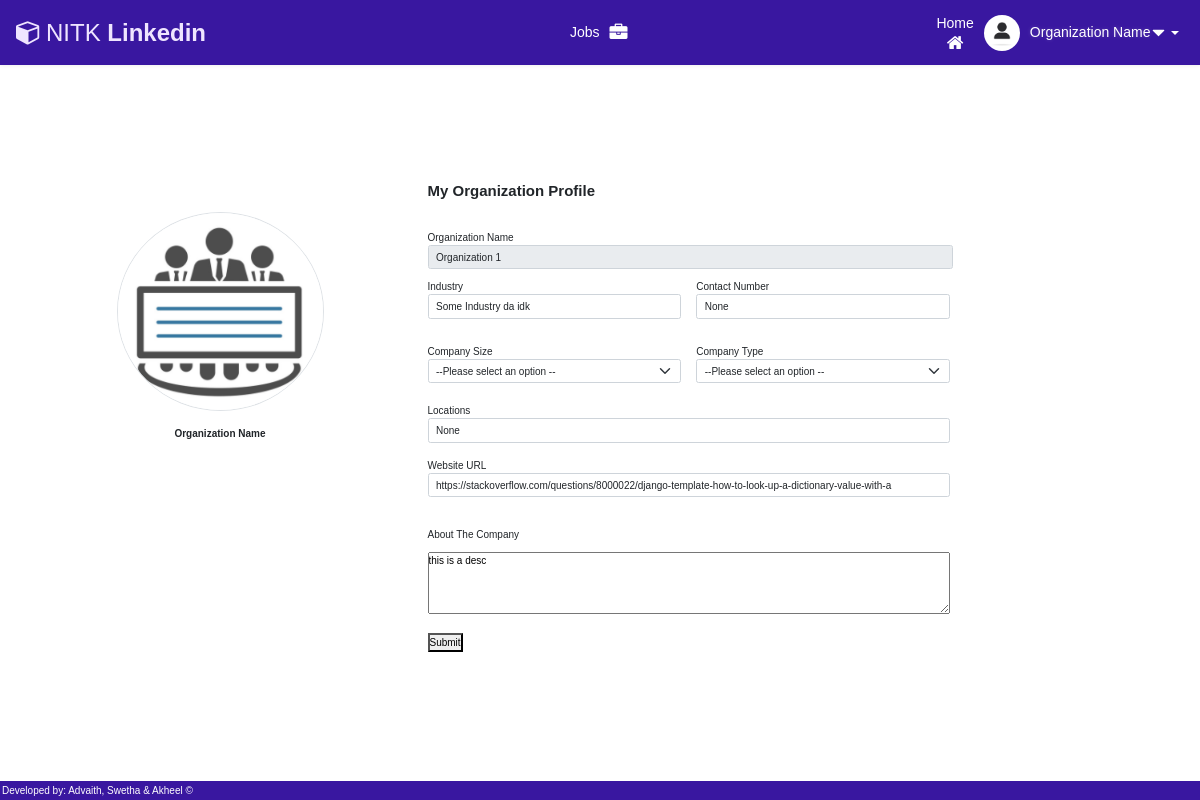
/organization/editOrgProfile/ (signed in), run on the app's committed database.
### organization/models.py (models this page shows, shortened)
class Organization(models.Model):
  user = models.OneToOneField(User, on_delete=models.CASCADE, primary_key=True)
  org_name = models.CharField(max_length=100, blank=False)
  industry = models.CharField(max_length=50, null=True)
  company_size = models.CharField(max_length=50, null=True)
  company_type = models.CharField(max_length=50, null=True)
  locations = models.CharField(max_length= 200, blank=False, null=True)
  website_url = models.CharField(max_length= 100, null=True)
  contact_no = models.CharField(max_length= 20, blank=False, null=True)
  company_desc = models.CharField(max_length= 200, null=True)
  profile_pic = models.ImageField(upload_to='org_profile_uploads/', blank=True, default="default_org_profile.jpeg")

### organization/views.py (the view)
# urls.py: path('editOrgProfile/', views.organizationEditProfile, name="organizationEditProfile")
def organizationEditProfile(request):
  if request.method == 'POST':
    industry = request.POST["industry"]
    company_size = request.POST["company_size"]
    company_type = request.POST["company_type"]
    locations = request.POST["location"]
    website_url = request.POST["web_url"]
    contact_no = request.POST["contact"]
    desc = request.POST["aboutme"]
    Organization.objects.filter(user=request.user).update(industry=industry, company_size=company_size, company_type=company_type, locations=locations, website_url=website_url, contact_no=contact_no, company_desc=desc)
    return redirect('organizationProfile')
  elif request.method == 'GET':
    org=Organization.objects.get(user=request.user)
    company_size_list=["0-1 employees","2-10 employees","11-50 employees","51-200 employees","201-500 employees","501-1000 employees","1001-5000 employees","5001-10000 employees","10001+ employees"]
    if org.company_size==None:
      company_size_selected = " --Please select an option --"
      company_size_list.insert(0,company_size_selected)
    else:
      company_size_selected = org.company_size
      ind = company_size_list.index(company_size_selected)
      company_size_list.insert(0,company_size_selected)
      company_size_list.pop(ind+1)
    company_type_list=["Educational","Government Agency","Non profit","Partnership","Privately held","Public Company","Self Employeed","Self Owned"]
    if org.company_type==None:
      company_type_selected = " --Please select an option --"
      company_type_list.insert(0,company_type_selected)
    else:
      company_type_selected = org.company_type
      ind = company_type_list.index(company_type_selected)
      company_type_list.insert(0,company_type_selected)
      company_type_list.pop(ind+1)
    return render(request, 'edit_myorg_profile.html', {
      'orgName':org.org_name,
      'industry':org.industry,
      'company_size':org.company_size,
      'company_type': org.company_type,
      'locations':org.locations,
      'web_url': org.website_url,
      'contact_no': org.contact_no,
      'desc':org.company_desc,
      'size_list':company_size_list,
      'type_list':company_type_list
    })

### templates/edit_myorg_profile.html (shortened to what this page needs)
{% load static %}
<!DOCTYPE html>
<html lang="en">
  <head>
    <link rel="stylesheet" href="{% static 'css/navbar.css' %}" />
    <link
      href="https://cdn.jsdelivr.net/npm/bootstrap@5.1.3/dist/css/bootstrap.min.css"
      rel="stylesheet"
    />
    <link
      href="https://maxcdn.bootstrapcdn.com/font-awesome/4.7.0/css/font-awesome.min.css"
      rel="stylesheet"
    />
    <link
      rel="stylesheet"
      href="{% static 'css/organization_homepage.css' %}"
    />
  </head>
  <body>
    <header>
      <nav class="navbar navbar-inverse navbar-expand-xl navbar-dark">
        <div class="navbar-header">
          <a class="navbar-brand" href="#"
            ><i class="fa fa-cube"></i>NITK<b> Linkedin</b></a
          >
        </div>
        <div
          id="navbarCollapse"
          class="collapse navbar-collapse justify-content-end"
        >
          <ul class="nav navbar-nav">
            <li class="main-buttons">
              <a class="active nav-link" href="{% url 'organizationJob' %}"
                ><span>Jobs</span><i class="fa fa-briefcase"></i
              ></a>
            </li>
          </ul>
        </div>
        <div
          id="navbarCollapse"
          class="collapse navbar-collapse justify-content-end"
        >
          <ul class="nav navbar-nav">
            <li>
              <a class="active nav-link" href="{% url 'organizationHome' %}"
                >Home<i class="fa fa-home"></i
              ></a>
            </li>
            <li class="nav-item dropdown active">
              <a
                class="nav-link dropdown-toggle"
                href="#"
                id="navbarDropdown"
                role="button"
                data-bs-toggle="dropdown"
                aria-expanded="false"
              >
                <img
                  src="{% static 'img/user_pic.jpeg' %}"
                  class="avatar"
                  alt="Avatar"
                />
                Organization Name
                <svg
                  class="submenu-icon"
                  xmlns="http://www.w3.org/2000/svg"
                  width="192"
                  height="192"
                  fill="#000000"
                  viewBox="0 0 256 256"
                >
                  <rect width="256" height="256" fill="none"></rect>
                  <path
                    d="M215.4,92.9A8,8,0,0,0,208,88H48a8,8,0,0,0-7.4,4.9,8.4,8.4,0,0,0,1.7,8.8l80,80a8.2,8.2,0,0,0,11.4,0l80-80A8.4,8.4,0,0,0,215.4,92.9Z"
                  ></path>
                </svg>
              </a>
            </li>
          </ul>
        </div>
      </nav>
    </header>
    <div class="container mt-5 mb-5">
      <div class="row">
        <div class="col-md-4">
          <div class="d-flex flex-column text-center p-3 py-2">
            <img
              class="border rounded-circle mt-5"
              style="align-self: center"
              width="60%"
              src="{% static 'img/org_profile.png' %}"
            />
            <span><br /><b>Organization Name</b></span>
          </div>
        </div>
        <div class="col-md-7">
          <div class="p-3 py-2">
            <div class="d-flex mb-3">
              <h4><b>My Organization Profile</b></h4>
            </div>
            <br />
            <form action="" method="POST">
              <div class="col-md-10">
                <label for="name">Organization Name</label>
                <input
                  type="text"
                  id="name"
                  name="name"
                  class="form-control"
                  value="{{orgName}}"
                  readonly
                />
              </div>
              <div class="row mt-3">
                <div class="col-md-5">
                  <label for="industry">Industry</label><br />
                  <input
                    type="text"
                    id="industry"
                    name="industry"
                    class="form-control"
                    value="{{industry}}"
                  /><br />
                </div>
                <div class="col-md-5">
                  <label for="contact">Contact Number</label>
                  <input
                    type="text"
                    id="contact"
                    name="contact"
                    class="form-control"
                    value="{{contact_no}}"
                  />
                </div>
                <div class="col-md-5">
                  <label for="company_size">Company Size</label>
                  <select
                    id="company_size"
                    value="{{company_size}}"
                    name="company_size"
                    class="form-select"
                  >
                    <option value="{{ size_list | first }}" selected>
                      {{ size_list | first }}
                    </option>
                  </select>
                </div>
                <div class="col-md-5">
                  <label for="company_type">Company Type</label>
                  <select
                    id="company_type"
                    value="{{company_type}}"
                    name="company_type"
                    class="form-select"
                  >
                    <option value="{{ type_list | first }}" selected>
                      {{ type_list | first }}
                    </option>
                  </select>
                </div>
                <div class="col-md-10">
                  <label for="location">Locations</label>
                  <input
                    type="text"
                    id="location"
                    name="location"
                    class="form-control"
                    value="{{locations}}"
                  /><br />
                </div>
                <div class="col-md-10">
                  <label for="web_url">Website URL</label>
                  <input
                    type="text"
                    id="web_url"
                    name="web_url"
                    class="form-control"
                    value="{{web_url}}"
                  /><br />
                </div>
              </div>
              <br />
              <label class="labels">About The Company</label>
              <textarea
                id="aboutme"
                name="aboutme"
                rows="4"
                style="box-sizing: border-box; width: 83%"
                value="{{desc}}"
              >
{{desc}}</textarea
              >
              <br /><br />
              <button type="submit">Submit</button>
            </form>
          </div>
        </div>
      </div>
    </div>
  </body>
  <footer class="page-footer">
    Developed by: Advaith, Swetha &amp; Akheel ©
  </footer>
</html>

### static/css/navbar.css (style rules this page uses)
.navbar { color: #fff; background: rgb(57, 23, 160); padding: 5px 16px; }
.navbar img { border-radius: 50%; width: 40px; height: 40px; margin-right: 10px; }
.navbar .navbar-brand { color: #efe5ff; padding-left: 0; padding-right: 50px; font-size: 25px; }
.navbar .navbar-brand i { font-size: 25px; margin-right: 5px; }
.navbar ul li i { font-size: 23px; }
.navbar .nav > li a { color: #efe5ff; padding: 8px 15px; font-size: 17px; }
.navbar .nav > li > a > i { display: block; text-align: center; }
.navbar .nav .active a, .navbar .nav .active a:hover, .navbar .nav .active a:focus { color: #fff; text-shadow: 0 0 4px rgba(255, 255, 255, 0.2); background: transparent !important; }
.page-footer { background: rgb(57, 23, 160); color: #fff; }

### static/css/organization_homepage.css (style rules this page uses)
* { padding: 0; margin: 0; box-sizing: border-box; }
html { font-size: 62.5%; }
body { font-family: "Varela Round", sans-serif; }
.navbar { color: #fff; background: #3917a0; padding: 5px 16px; border-radius: 0; border: none; box-shadow: 0 0 4px rgba(0, 0, 0, 0.1); }
.navbar img { border-radius: 50%; width: 36px; height: 36px; margin-right: 10px; }
.navbar .navbar-brand { text-decoration: none; color: #efe5ff; padding-left: 0; padding-right: 50px; font-size: 24px; }
.navbar .navbar-brand i { font-size: 25px; margin-right: 5px; }
.navbar ul li i { font-size: 18px; }
.navbar .nav > li a { color: #efe5ff; padding: 8px 15px; font-size: 14px; }
.navbar .nav > li > a > i { display: block; text-align: center; }
* { box-sizing: border-box; padding: 0; margin: 0; }
body { position: absolute; top: 0; bottom: 0; left: 0; right: 0; display: flex; flex-direction: column; gap: 0; justify-content: space-between; }
.navbar { position: relative; display: flex; justify-content: space-between; align-items: center; }
.nav-link { text-decoration: none; }
nav a { display: inline-block; }
.navbar-nav { list-style-type: none; display: flex; align-items: center; }
.main-buttons > a { display: flex; align-items: center; justify-content: center; gap: 10px; }
.main-buttons { padding: 0 50px; }
.submenu-icon { height: 17px; width: 17px; fill: white; }
.dropdown-toggle { display: flex; justify-content: space-between; align-items: center; }
.page-footer { width: 100%; padding: 0.2rem; margin-top: 1.2rem; background-color: #3917a0; color: #fff; }

### data on the page
Organization: name "Organization 1", industry "Some Industry da idk", web_url "https://stackoverflow.com/questions/8000022/django-template-how-to-look-up-a-dictionary-value-with-a", aboutme "this is a desc"

### other printed values
form field company_size "--Please select an option --"
form field company_type "--Please select an option --"
